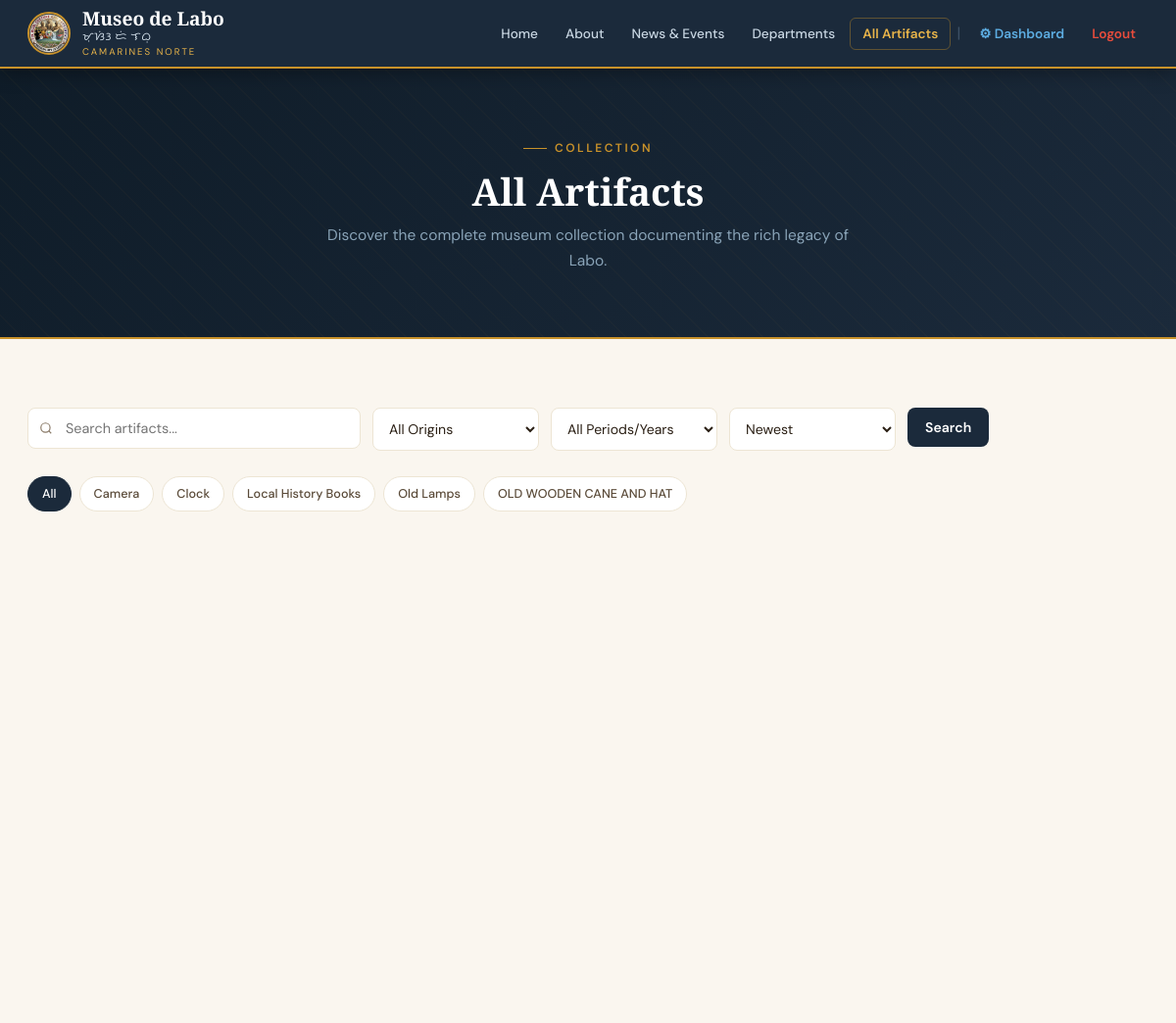
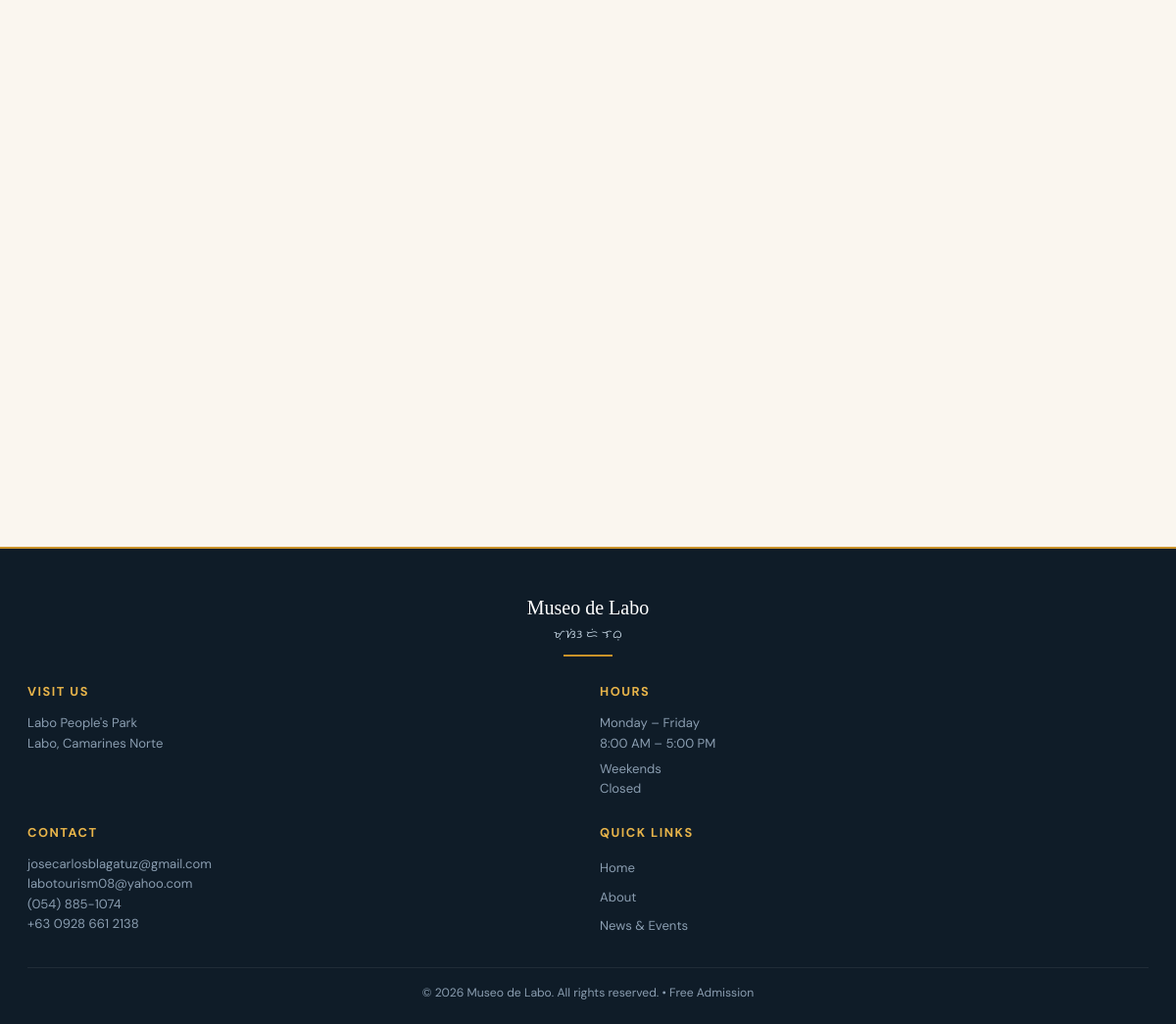
Screenshot of /index.php?page=exhibits (signed in) with the database file from the repository (2 pictures, top to bottom).
### tables this page shows
CREATE TABLE `categories` (
  `id` int(11) NOT NULL,
  `name` varchar(200) NOT NULL,
  `image_path` varchar(300) DEFAULT NULL,
  `description` text DEFAULT NULL,
  `created_at` timestamp NOT NULL DEFAULT current_timestamp()
);

### includes/db.php (called while the page is built, shortened)
<?php
function getDB(): PDO {
    static $pdo = null;
    if ($pdo === null) {
        $dsn = "mysql:host=" . DB_HOST . ";dbname=" . DB_NAME . ";charset=" . DB_CHARSET;
        $options = [
            PDO::ATTR_ERRMODE            => PDO::ERRMODE_EXCEPTION,
            PDO::ATTR_DEFAULT_FETCH_MODE => PDO::FETCH_ASSOC,
            PDO::ATTR_EMULATE_PREPARES   => false,
        ];
        try {
            $pdo = new PDO($dsn, DB_USER, DB_PASS, $options);
            try {
                $pdo->exec("ALTER TABLE news_events ADD COLUMN is_archived TINYINT(1) NOT NULL DEFAULT 0");
            } catch (PDOException $e) {
            }
        } catch (PDOException $e) {
            die('<div style="font-family:sans-serif;padding:40px;text-align:center;">
                <h2 style="color:#c0392b">Database Connection Failed</h2>
                <p>Please check your database settings in <code>includes/db.php</code></p>
                <p style="color:#888;font-size:.9rem">Error: ' . htmlspecialchars($e->getMessage()) . '</p>
            </div>');
        }
    }
    return $pdo;
}
function dbQuery(string $sql, array $params = []): array {
    $stmt = getDB()->prepare($sql);
    $stmt->execute($params);
    return $stmt->fetchAll();
}

### pages/exhibits.php (the view, shortened to what this page needs)
    <?php
$search    = trim($_GET['q'] ?? '');
$catFilter = isset($_GET['cat']) ? (int)$_GET['cat'] : null;
$sort = $_GET['sort'] ?? 'newest';
$sortMap = [
  'newest'     => 'e.id DESC',
  'oldest'     => 'e.id ASC',
  'title_asc'  => 'e.title ASC',
  'title_desc' => 'e.title DESC',
  'year_desc'  => 'e.artifact_year DESC',
  'year_asc'   => 'e.artifact_year ASC'
];
$params = [];
$sql    = "SELECT e.*, c.name as cat_name FROM exhibits e LEFT JOIN categories c ON e.category_id=c.id WHERE 1=1";
$sql .= " ORDER BY " . $sortMap[$sort];
$exhibits = dbQuery($sql, $params);
$categories = dbQuery("SELECT * FROM categories ORDER BY name ASC");
$currentCat = $catFilter ? dbOne("SELECT * FROM categories WHERE id=?", [$catFilter]) : null;
$showPdfArtifact = true;
?>
<div class="page-hero">
  <div class="sec-label">Collection</div>
  <h1 class="sec-title"><?= $currentCat ? htmlspecialchars($currentCat['name']) : 'All Artifacts' ?></h1>
  <p class="page-hero-sub"><?= $currentCat ? 'Browse artifacts in the '.htmlspecialchars($currentCat['name']).' department.' : 'Discover the complete museum collection documenting the rich legacy of Labo.' ?></p>
</div>
<div class="wrap">
  <form method="GET" action="index.php" style="display:flex;gap:12px;align-items:flex-start;flex-wrap:wrap;margin-bottom:26px">
    <div class="s-wrap" style="max-width:340px">
      <input type="text" name="q" id="exSearch" class="s-inp" placeholder="Search artifacts..." value="<?= htmlspecialchars($search) ?>" oninput="liveSearch('exSearch','ex-card')">
    </div>
    <select name="origin" class="s-sel" onchange="this.form.submit()">
      <option value="">All Origins</option>
    </select>
    <select name="year" class="s-sel" onchange="this.form.submit()">
      <option value="">All Periods/Years</option>
    </select>
    <select name="sort" class="s-sel" onchange="this.form.submit()">
      <option value="newest" <?= $sort==='newest'?'selected':'' ?>>Newest</option>
    </select>
    <button type="submit" class="btn-srch">Search</button>
  </form>
  <?php
    $chipBase = ['page' => 'exhibits'];
  ?>
  <div class="filter-bar">
    <a href="index.php?<?= http_build_query($chipBase) ?>" class="fchip <?= !$catFilter ? 'active':'' ?>">All</a>
    <?php foreach ($categories as $c): ?>
      <?php $chipQuery = $chipBase; $chipQuery['cat'] = (int)$c['id']; ?>
      <a href="index.php?<?= http_build_query($chipQuery) ?>" class="fchip <?= $catFilter===(int)$c['id'] ? 'active':'' ?>"><?= htmlspecialchars($c['name']) ?></a>
    <?php endforeach; ?>
  </div>
  <?php if (empty($exhibits) && !$showPdfArtifact): ?>
    <div class="empty-state"><div class="ei">&#127994;</div><h3>No artifacts found</h3><p>Try adjusting your search or filter.</p></div>
  <?php else: ?>
  <div class="grid4">
  </div>
  <?php endif; ?>
</div>

### assets/css/style.css (style rules this page uses)
:root { --navy: #1b2a3b; --navy2: #243447; --navy3: #0f1c28; --gold: #c9922a; --gold2: #e8b44a; --gold3: #f5d07a; --ivory: #faf6ef; --ivory2: #f2ece0; --cream: #ede5d4; --text: #2a1f14; --text2: #5a4a38; --text3: #8a7a68; --red: #c0392b; --green: #1e7e4f; --blue: #2171b5; --purple: #6a3e9a; --shadow: 0 4px 24px rgba(27,42,59,.10); --shadow2:0 12px 48px rgba(27,42,59,.18); }
*,*::before,*::after { box-sizing:border-box; margin:0; padding:0; }
html { scroll-behavior:smooth; }
body { font-family:'DM Sans',sans-serif; background:var(--ivory); color:var(--text); line-height:1.6; }
a { text-decoration:none; color:inherit; }
.wrap { max-width:1280px; margin:0 auto; padding:70px 28px; }
.sec-label { display:inline-flex; align-items:center; gap:8px; color:var(--gold); font-size:.75rem; font-weight:600; letter-spacing:2.5px; text-transform:uppercase; margin-bottom:12px; }
.sec-label::before { content:''; width:24px; height:1.5px; background:var(--gold); }
.sec-title { font-family:'Playfair Display',serif; font-size:2.4rem; font-weight:700; color:var(--navy); line-height:1.15; margin-bottom:10px; }
.page-hero { background:linear-gradient(135deg,var(--navy3),var(--navy)); padding:64px 28px; text-align:center; border-bottom:2px solid var(--gold); position:relative; overflow:hidden; }
.page-hero::before { content:''; position:absolute; inset:0; opacity:.03; background-image:repeating-linear-gradient(45deg,var(--gold) 0,var(--gold) 1px,transparent 0,transparent 50%); background-size:28px 28px; pointer-events:none; }
.page-hero .sec-label { justify-content:center; position:relative; }
.page-hero .sec-title { color:#fff; position:relative; }
.page-hero .page-hero-sub { color:#8aa4b8; max-width:560px; margin:0 auto; position:relative; font-size:.97rem; line-height:1.7; }
.submit-animate-enabled { position:relative; overflow:hidden; isolation:isolate; }
.submit-animate-enabled::after { content:''; position:absolute; inset:0; z-index:0; background:rgba(255,255,255,.16); transform:scaleX(0); transform-origin:left center; transition:transform .42s cubic-bezier(.67,.17,.4,.83); pointer-events:none; }
.grid4 { display:grid; grid-template-columns:repeat(4,1fr); gap:22px; }
.s-wrap { flex:1; position:relative; }
.s-inp { width:100%; padding:11px 14px 11px 38px; border:1.5px solid var(--cream); border-radius:8px; font-family:'DM Sans',sans-serif; font-size:.9rem; background:#fff; color:var(--text); transition:border-color .2s; }
.s-sel { min-width:170px; padding:11px 12px; border:1.5px solid var(--cream); border-radius:8px; font-family:'DM Sans',sans-serif; font-size:.88rem; background:#fff; color:var(--text); transition:border-color .2s; }
.btn-srch { padding:11px 18px; background:var(--navy); color:#fff; border:none; border-radius:8px; font-weight:600; cursor:pointer; font-family:'DM Sans',sans-serif; font-size:.88rem; transition:background .2s; }
.filter-bar { display:flex; gap:8px; flex-wrap:wrap; margin-bottom:26px; }
.fchip { padding:7px 14px; border-radius:99px; border:1.5px solid var(--cream); background:#fff; color:var(--text2); font-size:.79rem; font-weight:500; cursor:pointer; transition:all .2s; font-family:'DM Sans',sans-serif; }
.fchip:hover,.fchip.active { background:var(--navy); color:#fff; border-color:var(--navy); }
@media (max-width:1200px) { .grid4 { grid-template-columns:repeat(3,1fr); } }

### rows the page displays
categories: name "Camera"
categories: name "Clock"
categories: name "Local History Books"
categories: name "Old Lamps"
categories: name "OLD WOODEN CANE AND HAT"

### other values shown
SITE_NAME "Museo de Labo"
SITE_SUBTITLE "CAMARINES NORTE"
